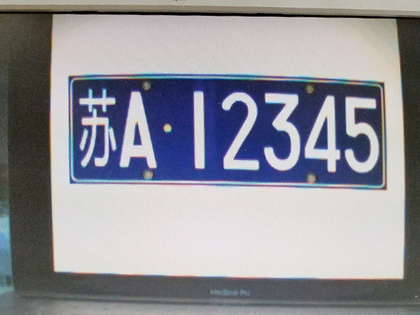
%> input picture docs/pic/原图.jpg, 420 x 315 px, shrunk from 640 x 480 before the run; the run also reads 3 pictures not shown here
$ octave draw.m   (GNU Octave 9; MATLAB toolbox functions it lacks are replaced by stand-ins)
%> lines starting %> are read from the running program, lines starting %| are printed output that depends on the picture; in (x1, y1, x2, y2) boxes, pixels count from 0 and x2, y2 are one past the last pixel; in counts of white or black regions, pixels touching at a corner belong together; the program's own positions count from 1
%% 中值滤波
origin = imread('原图.jpg');
%> origin is the input picture: size 315x420x3 uint8; mean R, G, B 145.1, 145.4, 152.5

origin_n = imnoise(origin,'salt & pepper',0.02);

imwrite(origin_n, 'origin_n.jpg');

I1=origin_n(:,:,1);%R通道
I2=origin_n(:,:,2);%G通道
I3=origin_n(:,:,3);%B通道
I1_med = medfilt2(I1);
I2_med = medfilt2(I2);
I3_med = medfilt2(I3);
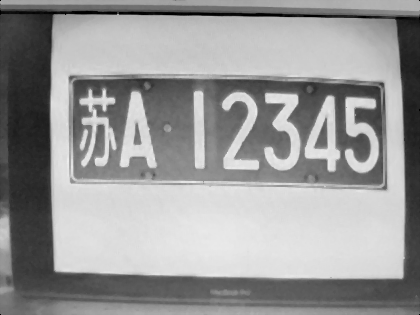
%> I3_med: size 315x420 uint8; min 0, max 239, mean 152.5
img_med(:,:,1)=I1_med;
img_med(:,:,2)=I2_med;
img_med(:,:,3)=I3_med;

figure(1)
imshow(I1);
title('原始图像');
figure(2)
imshow(I1_med);

figure
subplot(1,2,1)
imshow(origin_n);
title('原始图像(加入椒盐噪声)');
subplot(1,2,2)
imshow(img_med);
title('中值滤波图像');

%% 原图 & 二值化
clc
% origin = imread('原图.jpg');
binary = imread('阈值检测.bmp');
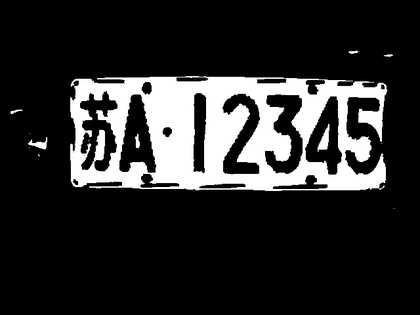
%> input picture docs/pic/阈值检测.bmp, 420 x 315 px, shrunk from 640 x 480 before the run
%> binary is the input picture: size 315x420 uint8; min 0, max 255, mean 43.6

se = strel('disk',3);
fopen = imopen(binary, se);

figure
subplot(1,3,1)
imshow(origin);
title('原始图像');
subplot(1,3,2)
imshow(binary);
title('二值化图像');
subplot(1,3,3)
imshow(fopen);
title('开运算图像');

%% 投影
projection1 = imread('第一次投影&填充.bmp');
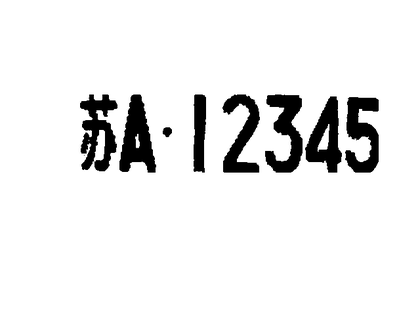
%> input picture docs/pic/第一次投影&填充.bmp, 420 x 315 px, shrunk from 640 x 480 before the run
%> projection1 is the input picture: size 315x420 uint8; min 0, max 255, mean 235.1

[m n]=size(fopen);
y = 1:n;
%> y = 420 values from 1 to 420
x = 1:m;
%> x = 315 values from 1 to 315

figure
subplot(2,2,1)
imshow(fopen);
title('二值化图像');

subplot(222)
plot(sum(fopen,2)/255,x);
title('水平投影');
set(gca,'YDir','reverse')%对Y方向反转
ylim([0 m]);

subplot(223)
plot(y,sum(fopen)/255);
title('垂直投影');
xlim([0 n]);

subplot(2,2,4)
imshow(projection1,'Border','tight');
hold on
drawRectangleImage = rectangle('Position',[1,1,n-1,m-1],'LineWidth',1,'EdgeColor','black');
hold off

title('投影和填充');
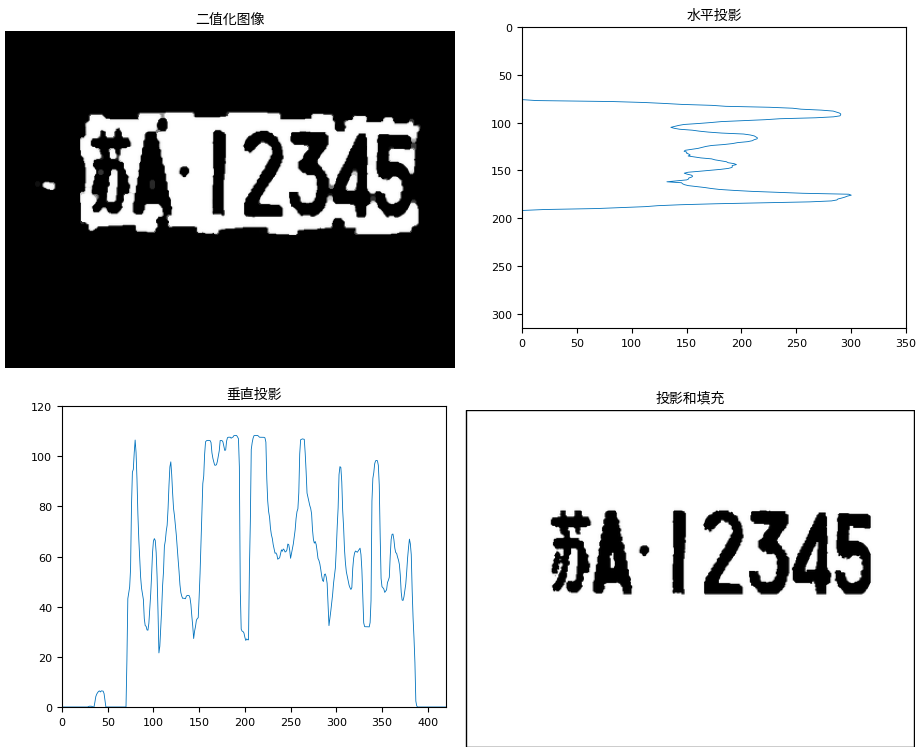
%> figure redrawn from the program's plot data, 4 panels

%% 极差法分割
clc
img_char = ~projection1;
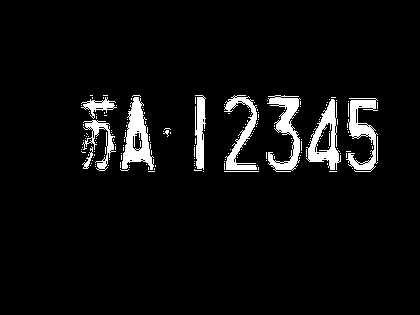
%> img_char: size 315x420 logical; 5.3% white; 189 white regions (178 under 20 px), largest, box (x1, y1, x2, y2) and area: (122, 97, 154, 170) 1168, (267, 95, 301, 172) 1097, (346, 98, 378, 172) 1012
img_range_min_flag = zeros(size(y),'logical');
img_range_min = zeros(size(y),'uint32');
img_range_max = zeros(size(y),'uint32');
% img_range = zeros(size(y),'uint32');

% j->y, i->x
for j = 1:m
    for i = 1:n
        if img_char(j,i) ~= 0
           if img_range_min_flag(i) ~= 1
               img_range_min(i) = j;
               img_range_min_flag(i) = 1;
           else
               img_range_max(i) = j;
           end
        end
    end
end
%> after the loop, img_range_max = 420 values, max 172 at index 149, min 0 at index 1, mean 90.33; img_range_min = 420 values, max 169 at index 155, min 0 at index 1, mean 59.29; img_range_min_flag = 420 logical values, 230 true

figure
imshow(img_char);
hold
plot((1:n),img_range_min,'r');
set(gca,'YDir','reverse')%对Y方向反转
plot((1:n),img_range_max,'b');
set(gca,'YDir','reverse')%对Y方向反转
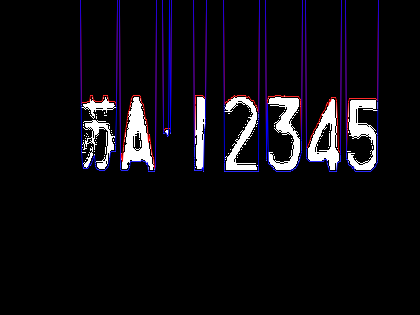
%> figure redrawn from the program's plot data

img_range = img_range_max - img_range_min;
%> img_range = 420 values, max 76 at index 235, min 0 at index 1, mean 31.35


figure
subplot(1,3,1)
imshow(img_char);
title('二值化图像');

subplot(1,3,2)
plot(y,sum(img_char));
title('传统投影法曲线');
xlim([0 n]);

subplot(1,3,3)
plot(y,img_range);
% imshow(projection1,'Border','tight');
title('极差投影法曲线');
xlim([0 n]);
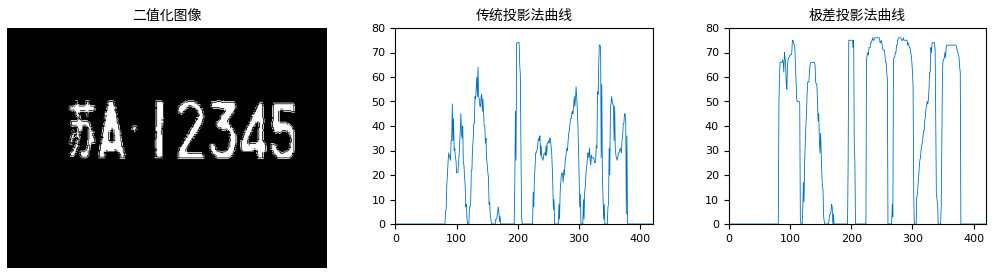
%> figure redrawn from the program's plot data, 3 panels

%% 图像归一化
img_su = imread('缩放到统一大小/su.bmp');
img_A = imread('缩放到统一大小/A.bmp');
img_point = imread('缩放到统一大小/point.bmp');
%> (the run ends here)
